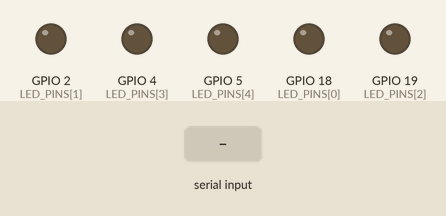
The sketch below on a simulated ESP32. Parts: output pins drawn as LEDs (lit = HIGH). The inputs (shaded band) are chosen by the test bench.

Above: at 1.2 s.
1.3 s: "One\n" received over Serial
At 3.3 s:
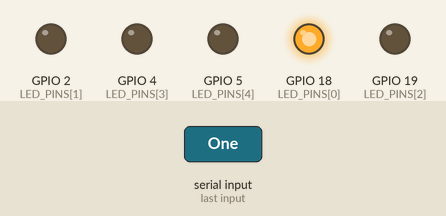
3.8 s: "Two\n" received over Serial
At 5.2 s:
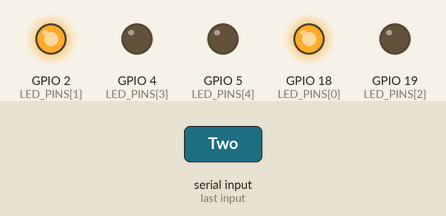
6.3 s: "Three\n" received over Serial
At 8.3 s:
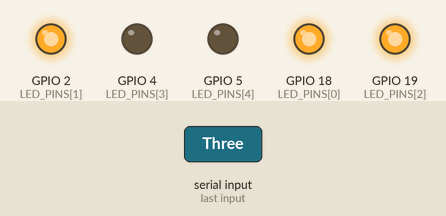
8.8 s: "Four\n" received over Serial
At 10.2 s:
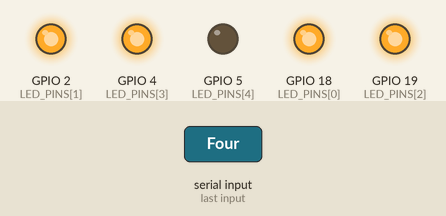
11.3 s: "Five\n" received over Serial
At 13.3 s:
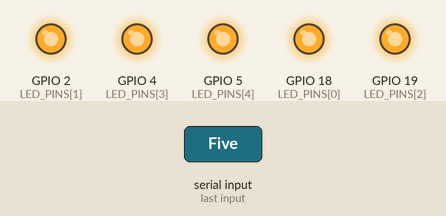
13.8 s: "Pinky\n" received over Serial
At 15.2 s:
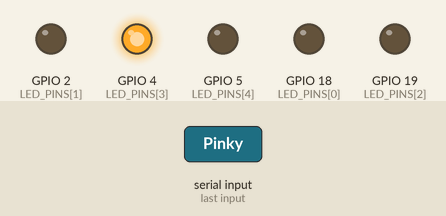
Timing chart, 0 to 16.8 s (numbered marks = the images above; inputs shaded):
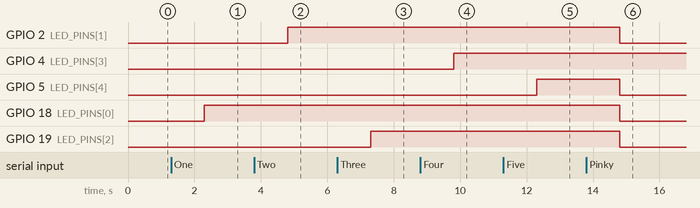

Measured:
- after the input at 1.3 s, GPIO 18 (LED_PINS[0]): LOW → HIGH after 1.0 s
- after the input at 3.8 s, GPIO 2 (LED_PINS[1]): LOW → HIGH after 1.0 s
- after the input at 6.3 s, GPIO 19 (LED_PINS[2]): LOW → HIGH after 1.0 s
- after the input at 8.8 s, GPIO 4 (LED_PINS[3]): LOW → HIGH after 1.0 s
- after the input at 11.3 s, GPIO 5 (LED_PINS[4]): LOW → HIGH after 1.0 s
- after the input at 13.8 s, GPIO 2 (LED_PINS[1]), GPIO 5 (LED_PINS[4]), GPIO 18 (LED_PINS[0]), GPIO 19 (LED_PINS[2]): HIGH → LOW after 1.0 s

The sketch:

HandRecognation.ino
```cpp
// Command receiver from Python to control LEDs
String cmd;

// Define LED pins
const int LED_PINS[] = {18, 2, 19, 4, 5};
const int NUM_LEDS = sizeof(LED_PINS) / sizeof(LED_PINS[0]);

void setup() {
  Serial.begin(115200);

  // Initialize LED pins
  for (int i = 0; i < NUM_LEDS; i++) {
    pinMode(LED_PINS[i], OUTPUT);
    digitalWrite(LED_PINS[i], LOW);
  }
}

// Function to set LED states using an array
void setLEDStates(const bool states[]) {
  for (int i = 0; i < NUM_LEDS; i++) {
    digitalWrite(LED_PINS[i], states[i] ? HIGH : LOW);
  }
}

void loop() {
  if (Serial.available() > 0) {
    cmd = Serial.readStringUntil('\r');
    cmd.trim();  // Remove newline or extra whitespace

    if (cmd == "One") {
      bool states[] = {1, 0, 0, 0, 0};
      setLEDStates(states);
    }
    else if (cmd == "Two") {
      bool states[] = {1, 1, 0, 0, 0};
      setLEDStates(states);
    }
    else if (cmd == "Three") {
      bool states[] = {1, 1, 1, 0, 0};
      setLEDStates(states);
    }
    else if (cmd == "Four") {
      bool states[] = {1, 1, 1, 1, 0};
      setLEDStates(states);
    }
    else if (cmd == "Five") {
      bool states[] = {1, 1, 1, 1, 1};
      setLEDStates(states);
    }
    else if (cmd == "Pinky") {
      bool states[] = {0, 0, 0, 1, 0};
      setLEDStates(states);
    }
    else if (cmd == "Thumb") {
      bool states[] = {0, 0, 0, 0, 1};
      setLEDStates(states);
    }
    else if (cmd == "Inside") {
      bool states[] = {0, 1, 1, 0, 0};
      setLEDStates(states);
    }
    else if (cmd == "Outside") {
      bool states[] = {1, 0, 0, 1, 0};
      setLEDStates(states);
    }
    else if (cmd == "UnKnown") {
      bool states[] = {0, 0, 0, 0, 0};
      setLEDStates(states);
    }

  }
}
```
